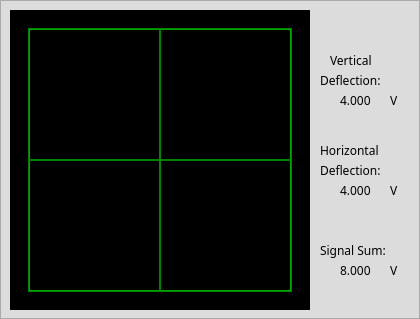
       <widget class="QFrame" name="frame_11">
        <property name="styleSheet">
         <string notr="true">QFrame
{background-color:rgb(220, 220, 220)}</string>
        </property>
        <property name="frameShape">
         <enum>QFrame::StyledPanel</enum>
        </property>
        <property name="frameShadow">
         <enum>QFrame::Raised</enum>
        </property>
        <widget class="QFrame" name="frame_12">
         <property name="geometry">
          <rect>
           <x>10</x>
           <y>10</y>
           <width>300</width>
           <height>300</height>
          </rect>
         </property>
         <property name="sizePolicy">
          <sizepolicy hsizetype="Expanding" vsizetype="Expanding">
           <horstretch>0</horstretch>
           <verstretch>0</verstretch>
          </sizepolicy>
         </property>
         <property name="styleSheet">
          <string notr="true">QFrame
{background-color:rgb(0, 0, 0);}</string>
         </property>
         <property name="frameShape">
          <enum>QFrame::StyledPanel</enum>
         </property>
         <property name="frameShadow">
          <enum>QFrame::Raised</enum>
         </property>
         <widget class="QFrame" name="frame_29">
          <property name="geometry">
           <rect>
            <x>18</x>
            <y>18</y>
            <width>264</width>
            <height>264</height>
           </rect>
          </property>
          <property name="styleSheet">
           <string notr="true">QFrame{background-color:rgb(0, 170, 0)}</string>
          </property>
          <property name="frameShape">
           <enum>QFrame::StyledPanel</enum>
          </property>
          <property name="frameShadow">
           <enum>QFrame::Raised</enum>
          </property>
          <widget class="QFrame" name="frame_30">
           <property name="geometry">
            <rect>
             <x>2</x>
             <y>2</y>
             <width>260</width>
             <height>260</height>
            </rect>
           </property>
           <property name="styleSheet">
            <string notr="true">QFrame{background-color:rgb(0, 0, 0)}</string>
           </property>
           <property name="frameShape">
            <enum>QFrame::StyledPanel</enum>
           </property>
           <property name="frameShadow">
            <enum>QFrame::Raised</enum>
           </property>
          </widget>
          <widget class="QFrame" name="frame_31">
           <property name="geometry">
            <rect>
             <x>0</x>
             <y>131</y>
             <width>264</width>
             <height>2</height>
            </rect>
           </property>
           <property name="styleSheet">
            <string notr="true">QFrame{background-color:rgb(0, 170, 0)}</string>
           </property>
           <property name="frameShape">
            <enum>QFrame::StyledPanel</enum>
           </property>
           <property name="frameShadow">
            <enum>QFrame::Raised</enum>
           </property>
          </widget>
          <widget class="QFrame" name="frame_32">
           <property name="geometry">
            <rect>
             <x>131</x>
             <y>0</y>
             <width>2</width>
             <height>264</height>
            </rect>
           </property>
           <property name="styleSheet">
            <string notr="true">QFrame{background-color:rgb(0, 170, 0)}</string>
           </property>
           <property name="frameShape">
            <enum>QFrame::StyledPanel</enum>
           </property>
           <property name="frameShadow">
            <enum>QFrame::Raised</enum>
           </property>
          </widget>
         </widget>
        </widget>
        <widget class="QLabel" name="label_9">
         <property name="geometry">
          <rect>
           <x>330</x>
           <y>50</y>
           <width>81</width>
           <height>21</height>
          </rect>
         </property>
         <property name="font">
          <font>
           <family>Arial Black</family>
          </font>
         </property>
         <property name="text">
          <string>Vertical</string>
         </property>
        </widget>
        <widget class="QLabel" name="label_11">
         <property name="geometry">
          <rect>
           <x>320</x>
           <y>70</y>
           <width>91</width>
           <height>21</height>
          </rect>
         </property>
         <property name="font">
          <font>
           <family>Arial Black</family>
          </font>
         </property>
         <property name="text">
          <string>Deflection:</string>
         </property>
        </widget>
        <widget class="QLabel" name="label_14">
         <property name="geometry">
          <rect>
           <x>320</x>
           <y>240</y>
           <width>91</width>
           <height>21</height>
          </rect>
         </property>
         <property name="font">
          <font>
           <family>Arial Black</family>
          </font>
         </property>
         <property name="text">
          <string>Signal Sum:</string>
         </property>
        </widget>
        <widget class="QLabel" name="label_15">
         <property name="geometry">
          <rect>
           <x>320</x>
           <y>140</y>
           <width>91</width>
           <height>21</height>
          </rect>
         </property>
         <property name="font">
          <font>
           <family>Arial Black</family>
          </font>
         </property>
         <property name="text">
          <string>Horizontal</string>
         </property>
        </widget>
        <widget class="QLabel" name="label_16">
         <property name="geometry">
          <rect>
           <x>320</x>
           <y>160</y>
           <width>91</width>
           <height>21</height>
          </rect>
         </property>
         <property name="font">
          <font>
           <family>Arial Black</family>
          </font>
         </property>
         <property name="text">
          <string>Deflection:</string>
         </property>
        </widget>
        <widget class="QLabel" name="label_17">
         <property name="geometry">
          <rect>
           <x>340</x>
           <y>90</y>
           <width>51</width>
           <height>21</height>
          </rect>
         </property>
         <property name="font">
          <font>
           <family>Arial Black</family>
          </font>
         </property>
         <property name="text">
          <string>4.000</string>
         </property>
        </widget>
        <widget class="QLabel" name="label_18">
         <property name="geometry">
          <rect>
           <x>340</x>
           <y>180</y>
           <width>51</width>
           <height>21</height>
          </rect>
         </property>
         <property name="font">
          <font>
           <family>Arial Black</family>
          </font>
         </property>
         <property name="text">
          <string>4.000</string>
         </property>
        </widget>
        <widget class="QLabel" name="label_19">
         <property name="geometry">
          <rect>
           <x>340</x>
           <y>260</y>
           <width>51</width>
           <height>21</height>
          </rect>
         </property>
         <property name="font">
          <font>
           <family>Arial Black</family>
          </font>
         </property>
         <property name="text">
          <string>8.000</string>
         </property>
        </widget>
        <widget class="QLabel" name="label_20">
         <property name="geometry">
          <rect>
           <x>390</x>
           <y>90</y>
           <width>16</width>
           <height>21</height>
          </rect>
         </property>
         <property name="font">
          <font>
           <family>Arial Black</family>
          </font>
         </property>
         <property name="text">
          <string>V</string>
         </property>
        </widget>
        <widget class="QLabel" name="label_21">
         <property name="geometry">
          <rect>
           <x>390</x>
           <y>180</y>
           <width>16</width>
           <height>21</height>
          </rect>
         </property>
         <property name="font">
          <font>
           <family>Arial Black</family>
          </font>
         </property>
         <property name="text">
          <string>V</string>
         </property>
        </widget>
        <widget class="QLabel" name="label_22">
         <property name="geometry">
          <rect>
           <x>390</x>
           <y>260</y>
           <width>16</width>
           <height>21</height>
          </rect>
         </property>
         <property name="font">
          <font>
           <family>Arial Black</family>
          </font>
         </property>
         <property name="text">
          <string>V</string>
         </property>
        </widget>
       </widget>
